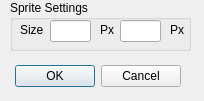
<?xml version="1.0" encoding="UTF-8"?>
<ui version="4.0">
 <class>ConfigurationForm</class>
 <widget class="QDialog" name="ConfigurationForm">
  <property name="geometry">
   <rect>
    <x>0</x>
    <y>0</y>
    <width>204</width>
    <height>101</height>
   </rect>
  </property>
  <property name="windowTitle">
   <string>Project Configuration</string>
  </property>
  <widget class="QDialogButtonBox" name="buttonBox">
   <property name="geometry">
    <rect>
     <x>10</x>
     <y>60</y>
     <width>171</width>
     <height>32</height>
    </rect>
   </property>
   <property name="orientation">
    <enum>Qt::Horizontal</enum>
   </property>
   <property name="standardButtons">
    <set>QDialogButtonBox::Cancel|QDialogButtonBox::Ok</set>
   </property>
  </widget>
  <widget class="QGroupBox" name="groupBox">
   <property name="geometry">
    <rect>
     <x>10</x>
     <y>0</y>
     <width>181</width>
     <height>51</height>
    </rect>
   </property>
   <property name="title">
    <string>Sprite Settings</string>
   </property>
   <widget class="QLineEdit" name="canvasHeightEdit">
    <property name="geometry">
     <rect>
      <x>40</x>
      <y>20</y>
      <width>41</width>
      <height>22</height>
     </rect>
    </property>
   </widget>
   <widget class="QLineEdit" name="canvasWidthEdit">
    <property name="geometry">
     <rect>
      <x>110</x>
      <y>20</y>
      <width>41</width>
      <height>22</height>
     </rect>
    </property>
   </widget>
   <widget class="QLabel" name="label_4">
    <property name="geometry">
     <rect>
      <x>90</x>
      <y>20</y>
      <width>16</width>
      <height>20</height>
     </rect>
    </property>
    <property name="text">
     <string>Px</string>
    </property>
   </widget>
   <widget class="QLabel" name="label_5">
    <property name="geometry">
     <rect>
      <x>160</x>
      <y>20</y>
      <width>16</width>
      <height>20</height>
     </rect>
    </property>
    <property name="text">
     <string>Px</string>
    </property>
   </widget>
   <widget class="QLabel" name="label">
    <property name="geometry">
     <rect>
      <x>10</x>
      <y>20</y>
      <width>31</width>
      <height>20</height>
     </rect>
    </property>
    <property name="text">
     <string>Size</string>
    </property>
   </widget>
  </widget>
 </widget>
 <resources/>
 <connections>
  <connection>
   <sender>buttonBox</sender>
   <signal>accepted()</signal>
   <receiver>ConfigurationForm</receiver>
   <slot>accept()</slot>
   <hints>
    <hint type="sourcelabel">
     <x>248</x>
     <y>254</y>
    </hint>
    <hint type="destinationlabel">
     <x>157</x>
     <y>274</y>
    </hint>
   </hints>
  </connection>
  <connection>
   <sender>buttonBox</sender>
   <signal>rejected()</signal>
   <receiver>ConfigurationForm</receiver>
   <slot>reject()</slot>
   <hints>
    <hint type="sourcelabel">
     <x>316</x>
     <y>260</y>
    </hint>
    <hint type="destinationlabel">
     <x>286</x>
     <y>274</y>
    </hint>
   </hints>
  </connection>
 </connections>
</ui>
